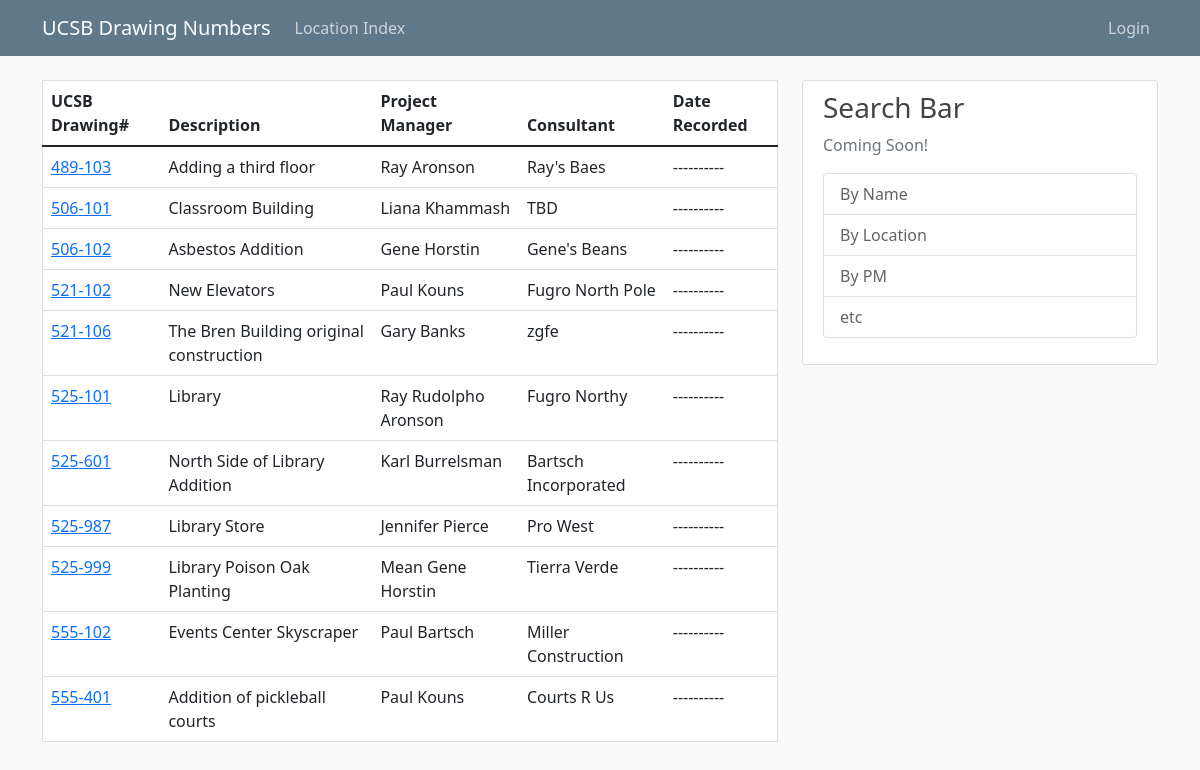
Before: / with the older database file.
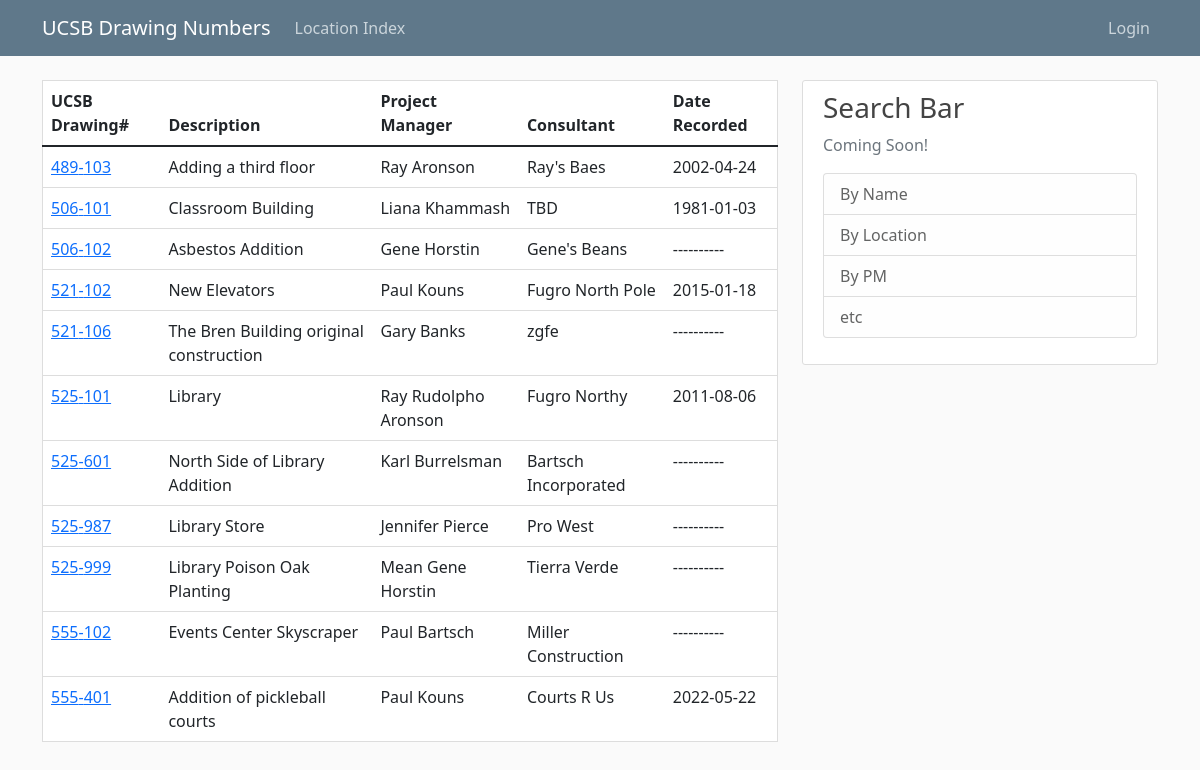
After: the same page with the newer database file.
### flaskdraw/models.py (models this page shows, shortened)
class Drawfile(db.Model):
    id = db.Column(db.Integer, primary_key=True)
    locnum = db.Column(db.Integer, db.ForeignKey("drawloc.locnum"), nullable=False)
    drawnum = db.Column(db.Integer, nullable=False)
    contractnum = db.Column(db.String(50), nullable=True)
    projectnum = db.Column(db.String(10), nullable=True)
    projectmngr = db.Column(db.String(100), nullable=True)
    mainconsult = db.Column(db.String(100), nullable=True)
    title = db.Column(db.Text, nullable=False)
    comments = db.Column(db.Text, nullable=True)
    date = db.Column(db.DateTime)

### flaskdraw/routes.py (the view)
@app.route("/")
def index():
    lnum = request.args.get("lnum")
    if lnum:
        drawings = (
            Drawfile.query.order_by(Drawfile.locnum.asc(), Drawfile.drawnum.asc())
            .filter(Drawfile.locnum == lnum)
            .all()
        )
    else:
        drawings = Drawfile.query.order_by(
            Drawfile.locnum.asc(), Drawfile.drawnum.asc()
        ).all()
    return render_template("index.html", drawings=drawings, title="Home Page")

### flaskdraw/filters.py (called while the page is built)
@app.template_filter()
def pretty_date(dttm):
    if dttm:
        return dttm.strftime("%Y-%m-%d")
    else:
        return "----------"

### flaskdraw/templates/index.html
{% extends 'base.html' %}
{% block content%}
<div class="content ">
  <table class="table content-section">
    <thead>
      <tr>
        <th scope="col">UCSB Drawing#</th>
        <th scope="col">Description</th>
        <th scope="col">Project Manager</th>
        <th scope="col">Consultant</th>
        <th scope="col">Date Recorded</th>
      </tr>
    </thead>
    <tbody>
      {% for draw in drawings %}
      <tr>
        <td scope="row"><a href="{{ url_for('project', project_id=draw.id)}}">
          {{ draw.locnum }}-{{ draw.drawnum }}</a></td>
        <td>{{ draw.title }}</td>
        <td>{{ draw.projectmngr }}</td>
        <td>{{ draw.mainconsult }}</td>
        <td>{{ draw.date | pretty_date  }}</td>
      </tr>
      {% endfor %}
    </tbody>
  </table>
</div>
{% endblock %}

### flaskdraw/templates/base.html (shortened to what this page needs)
<!doctype html>
<html lang="en">
<head>
    <link rel="stylesheet" href="https://cdn.jsdelivr.net/npm/bootstrap@5.1.3/dist/css/bootstrap.min.css"
>
    <link rel="stylesheet" type="text/css" href="{{ url_for('static', filename='base.css') }}">
</head>
<body>
    <header class="site-header">
        <nav class="navbar navbar-expand-md navbar-dark bg-steel fixed-top">
            <div class="container">
                <a class="navbar-brand" href="{{ url_for('index') }}">UCSB Drawing Numbers</a>
                <div class="collapse navbar-collapse" id="navbarSupportedContent">
                    <ul class="navbar-nav me-auto mb-2 mb-lg-0">
                        <li class="nav-item">
                            <a class="nav-item nav-link" href="{{ url_for('locations') }}">Location Index</a>
                        </li>
                    </ul>
                    <ul class="navbar-nav d-flex">
                        {% if current_user.is_authenticated %}
                        <li class="nav-item:">
                            <a class="nav-item nav-link" href="{{ url_for('create') }}">New Drawing Number</a>
                        </li>
                        <li class="nav-item:">
                            <a class="nav-item nav-link" href="{{ url_for('add_loc') }}">New Location</a>
                        </li>
                        <li class="nav-item:">
                            <a class="nav-item nav-link" href="{{ url_for('account') }}">Account</a>
                        </li>
                        <li class="nav-item:">
                            <a class="nav-item nav-link" href="{{ url_for('logout') }}">Logout</a>
                        </li>
                        {% else %}
                        <li class="nav-item:">
                            <a class="nav-item nav-link" href="{{ url_for('login') }}">Login</a>
                        </li>
                        {% endif %}
                    </ul>
                </div>
            </div>
        </nav>
    </header>
    <main role="main" class="container">
        <div class="row">
            <div class="col-md-8">
                {% block content %}{% endblock %}
            </div>
            <div class="col-md-4">
                <div class="content-section">
                    <h3>Search Bar</h3>
                    <p class='text-muted'>Coming Soon!
                        <ul class="list-group">
                            <li class="list-group-item list-group-item-light">By Name</li>
                            <li class="list-group-item list-group-item-light">By Location</li>
                            <li class="list-group-item list-group-item-light">By PM</li>
                            <li class="list-group-item list-group-item-light">etc</li>
                        </ul>
                    </p>
                </div>
            </div>
        </div>
    </main>
</body>
</html>

### flaskdraw/static/base.css (style rules this page uses)
body { background: #fafafa; color: #333333; margin-top: 5rem; }
h1, h2, h3, h4, h5, h6 { color: #444444; }
.bg-steel { background-color: #5f788a; }
.site-header .navbar-nav .nav-link { color: #cbd5db; }
.content-section { background: #ffffff; padding: 10px 20px; border: 1px solid #dddddd; border-radius: 3px; margin-bottom: 20px; }
th { cursor: pointer; }

Changed rows visible on the page:
changed Drawfile "Adding a third floor": date|pretty_date "----------" → "2002-04-24"
changed Drawfile "Classroom Building": date|pretty_date "----------" → "1981-01-03"
changed Drawfile "New Elevators": date|pretty_date "----------" → "2015-01-18"
changed Drawfile "Library": date|pretty_date "----------" → "2011-08-06"
changed Drawfile "Addition of pickleball courts": date|pretty_date "----------" → "2022-05-22"
